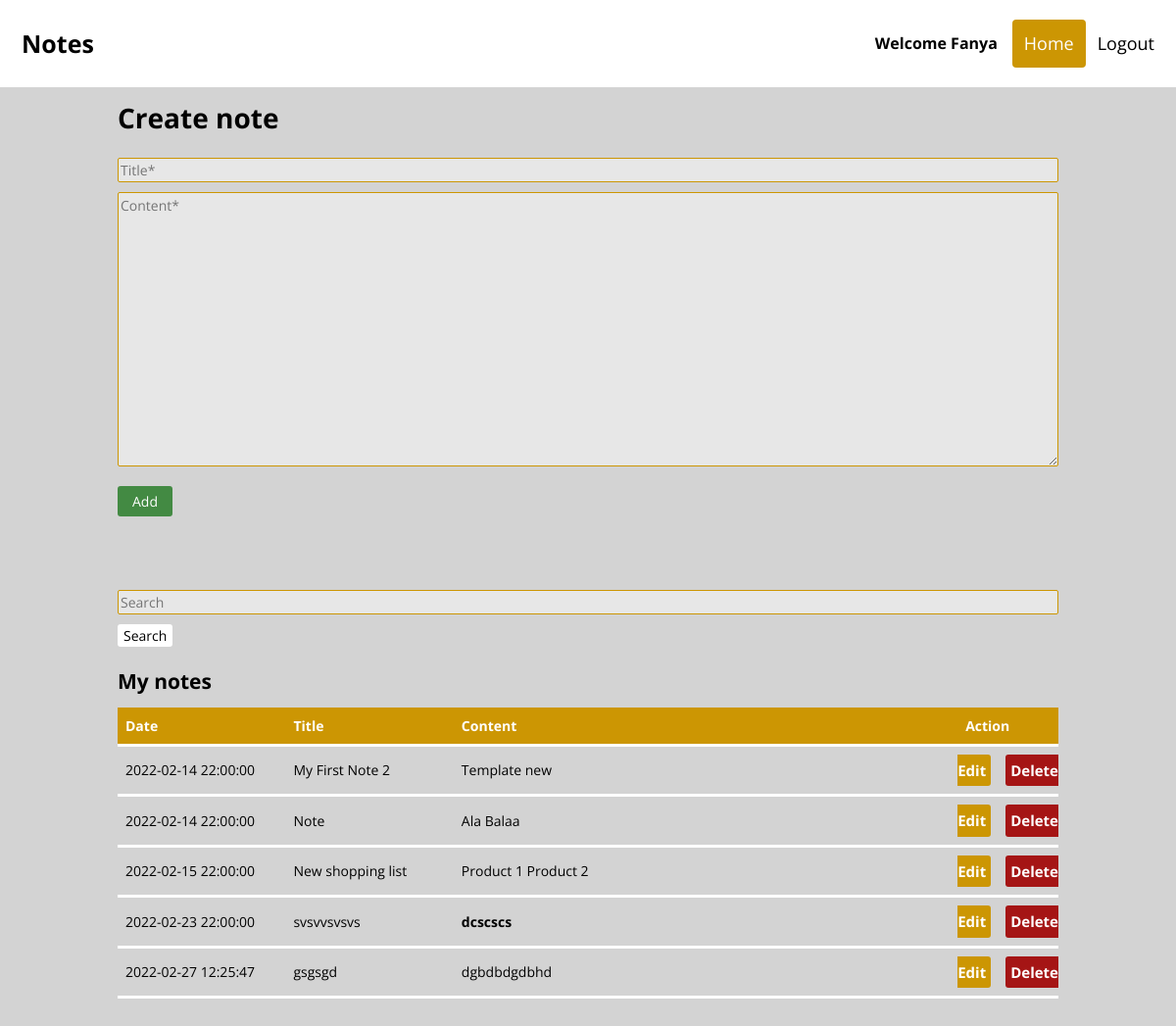
/index.php (signed in), run on the app's committed database.
### tables this page shows
CREATE TABLE `users` (
  `user_id` int(11) NOT NULL,
  `email_address` text NOT NULL,
  `username` text NOT NULL,
  `password` text NOT NULL
);

CREATE TABLE `notes` (
  `note_id` int(11) NOT NULL,
  `userID` int(11) NOT NULL,
  `title` text NOT NULL,
  `content` text NOT NULL,
  `date` timestamp NOT NULL DEFAULT current_timestamp()
);

### welcome.inc.php (called while the page is built, shortened)
<?php
    $title="";
    $update = false;

### index.php (the view, shortened to what this page needs)
<!DOCTYPE html>
<html lang="en">
<head>
    <link rel="stylesheet" href="style.css">
</head>
<body>
    <?php
        include_once 'header.php';
        include 'welcome.inc.php';
        if(!isset($_SESSION["loggedin"]) || $_SESSION["loggedin"] !== true): ?>
        <div class="welcomeText">
            <a>Welcome to our website.</br>Here you can add and manage your daily <span class="customText"> NOTES</span>!</a>
        </div>
        <?php
        else:
    ?>
    <div class="main-container">
        <form class="note-form" action="welcome.inc.php" method="POST">
            <h1 class="title">Create note</h1>
            <input class="title" name="title" value="<?php echo $title; ?>" placeholder="Title*" autofocus> </br>
            <textarea id="content" class="contentField" name="contentField" placeholder="Content*"><?php echo $content; ?></textarea> </br>
            <?php if($update == true): ?>
                <button type="submit" class="btnupdate" name="btnupdate" a href="index.php">Edit</button>
                <input type="hidden" name="id" value="<?php echo $id; ?>">
            <?php else: ?>
                <button type="submit" class="btnadd" name="btnadd" a href="index.php">Add</button>
            <?php endif; ?>
        </form>
        <div class="searchContainer">
            <form class="searchBar" action="index.php" method="POST">
                <input class="searchfield" name="searchfield" placeholder="Search">
                <button class="btnsearch" name="btnsearch">Search</button>
            </form>
        </div>
        <div class="userdata">
            <h2 class="title">My notes</h2>
            <table class="js-sort-table" cellspacing="0" cellpadding="0">
                <tr>
                    <th class="header-table-title js-sort-date" width="50" >Date</th>
                    <th class="header-table-title" width="50" >Title</th>
                    <th class="header-table-title" width="150">Content</th>
                    <th class="action header-table-title" >Action</th>
                </tr>
                <?php
                    $user_id = $_SESSION['user_id'];
                    $records = mysqli_query($connect,"SELECT * FROM notes WHERE UserID = '$user_id'");
                ?>
                <?php
                if(isset($_POST["btnsearch"]))
                {
                    $search = $_POST['searchfield'];
                    $user_id = $_SESSION['user_id'];
                    $searchResults = mysqli_query($connect, "SELECT * FROM notes WHERE UserID = '$user_id' && ((`title` LIKE '%".$search."%') OR (`content` LIKE '%".$search."%'))")
                    or die($mysqli->error());
                    $numberOfResult = mysqli_num_rows($searchResults);
                    if($numberOfResult > 0){
                        echo "$numberOfResult search result found!";
                        while($row = mysqli_fetch_array($searchResults)): ?>
                        <tr>
                            <td><?php echo $row['date']; ?></td>
                            <td><?php echo $row['title']; ?></td>
                            <td><?php echo $row['content']; ?></td>
                            <td>
                                <div class="table-buttons-container">
                                    <a href="index.php?edit=<?php echo $row['note_id']; ?>" class="edit_btn" name="edit_btn" >Edit</a>
                                    <a href="index.php?delete=<?php echo $row['note_id']; ?>" class="delete_btn" name="delete_btn">Delete</a>
                                </div>
                            </td>
                        </tr>
                    <?php endwhile;
                    }
                    else{
                        echo "No search result found!";
                    }
                }
                else {
                    while($row = mysqli_fetch_array($records)): ?>
                        <tr>
                            <td><?php echo $row['date']; ?></td>
                            <td><?php echo $row['title']; ?></td>
                            <td><?php echo $row['content']; ?></td>
                            <td>
                                <div class="table-buttons-container">
                                    <a href="index.php?edit=<?php echo $row['note_id']; ?>" class="edit_btn" name="edit_btn" >Edit</a>
                                    <a href="index.php?delete=<?php echo $row['note_id']; ?>" class="delete_btn" name="delete_btn">Delete</a>
                                </div>
                            </td>
                        </tr>
                    <?php endwhile;
                    } ?>
            </table>
        </div>
    <?php endif; ?>
    </div>
</body>
</html>

### header.php (shortened to what this page needs)
<!DOCTYPE html>
<html lang="en">
<head>
    <link rel="stylesheet" href="header.css">
</head>
<body>
    <?php
        include 'config.php';
        if(!isset($_SESSION["loggedin"]) || $_SESSION["loggedin"] !== true)
        {
    ?>
        <div class="header">
            <a href="index.php" class="logo">Notes</a>
                <div class="header-right">
                    <a class="active" href="index.php">Home</a>
                    <a href="login.php">Login</a>
                    <a href="register.php">Register</a>
                </div>
        </div>
    <?php
        }
        else
        {
            $user_id = $_SESSION['user_id'];
            $user = $connect->query("SELECT * FROM users WHERE user_id = $user_id");
            $row = $user->fetch_array();
            $username = $row['username'];
    ?>
            <div class="header">
                <a href="#default" class="logo">Notes</a>
                <div class="header-right">
                    <a class="username">Welcome <?php echo $username ?></a>
                    <a class="active" href="index.php">Home</a>
                    <a href="logout.php">Logout</a>
                </div>
            </div>
    <?php
        }
    ?>
</body>
</html>

### style.css (style rules this page uses)
*, *::before, *::after { box-sizing: border-box; font-family: 'Open Sans', sans-serif; }
body, h1, h2, h3, h4, p, figure, blockquote, dl, dd { margin: 0; }
body { min-height: 100vh; text-rendering: optimizeSpeed; line-height: 1.5; }
a { text-decoration: none; }
a:not([class]) { text-decoration-skip-ink: auto; text-decoration: none; }
input, button, textarea, select { font: inherit; }
html { height: 100%; font-family: Verdana, Geneva, sans-serif; }
body { font-size: 14px; background: lightgrey; height: 100%; justify-content: center; align-items: center; }
* { box-sizing: border-box; }
a { color: dodgerblue; text-decoration: none; }
.main-container { width: 100%; display: flex; flex-direction: column; justify-content: center; align-items: center; }
.title, .searchfield { margin-bottom: 10px; margin-top: 10px; }
input.title, input.searchfield { margin-bottom: 10px; margin-top: 10px; width: 100%; border: 1px solid #cc9603; background: #e7e7e7; border-radius: 2px; outline: none; }
.contentField { word-break: break-word; width: 100%; height: 35ch; border: 1px solid #cc9603; background: #e7e7e7; border-radius: 2px; outline: none; }
.note-form { width: 80% }
.userdata { width: 80%; }
table { width: 100%; margin-bottom: 45px; table-layout: fixed; }
table td, th { overflow: hidden; word-wrap: break-word; }
td, th { padding-top: 8px; padding-bottom: 8px; padding-right: 8px; padding-left: 8px; max-width: 100%; border-bottom: 3px solid white; }
th { background-color: #cc9603; color: white; }
td.action, th.action { width: 30px; }
.header-table-title { text-align: left; }
.table-buttons-container { display: flex; gap: 15px; justify-content: center; align-items: center; }
.edit_btn { border-radius: 3px; padding: 5px; color: white; font-size: 15px; font-weight: bold; background-color: #cc9603; }
.delete_btn { border-radius: 3px; padding: 5px; color: white; font-size: 15px; font-weight: bold; background-color: rgb(165, 21, 21); }
.searchContainer { margin-top: 50px; margin-bottom: 10px; width: 80%; align-items: left; }
.btnsearch { background: white; color: black; border: none; border-radius: 3px; }
.btnadd { margin-top: 15px; margin-bottom: 15px; background: #438a43; color: white; border: none; outline: none; padding: 5px 15px; border-radius: 3px; }

### header.css (style rules this page uses)
* { box-sizing: border-box; }
body { margin: 0; font-family: Arial, Helvetica, sans-serif; }
.header { overflow: hidden; background-color: #ffffff; padding: 20px 10px; }
.header a { float: left; color: black; text-align: center; padding: 12px; text-decoration: none; font-size: 18px; line-height: 25px; border-radius: 4px; }
.header a.logo { font-size: 25px; font-weight: bold; }
.header a.active { background-color: #cc9603; color: white; }
.header-right { float: right; }
.header a.username { color: black; align-items: center; font-size: 16px; font-weight: bold; padding-right: 15px; }

### data on the page
users: username "Fanya"
notes: date "2022-02-14 22:00:00", title "My First Note 2", content "Template new"
notes: date "2022-02-14 22:00:00", title "Note", content "Ala Balaa"
notes: date "2022-02-15 22:00:00", title "New shopping list", content "Product 1 Product 2"
notes: date "2022-02-23 22:00:00", title "svsvvsvsvs", content "dcscscs"
notes: date "2022-02-27 12:25:47", title "gsgsgd", content "dgbdbdgdbhd"
